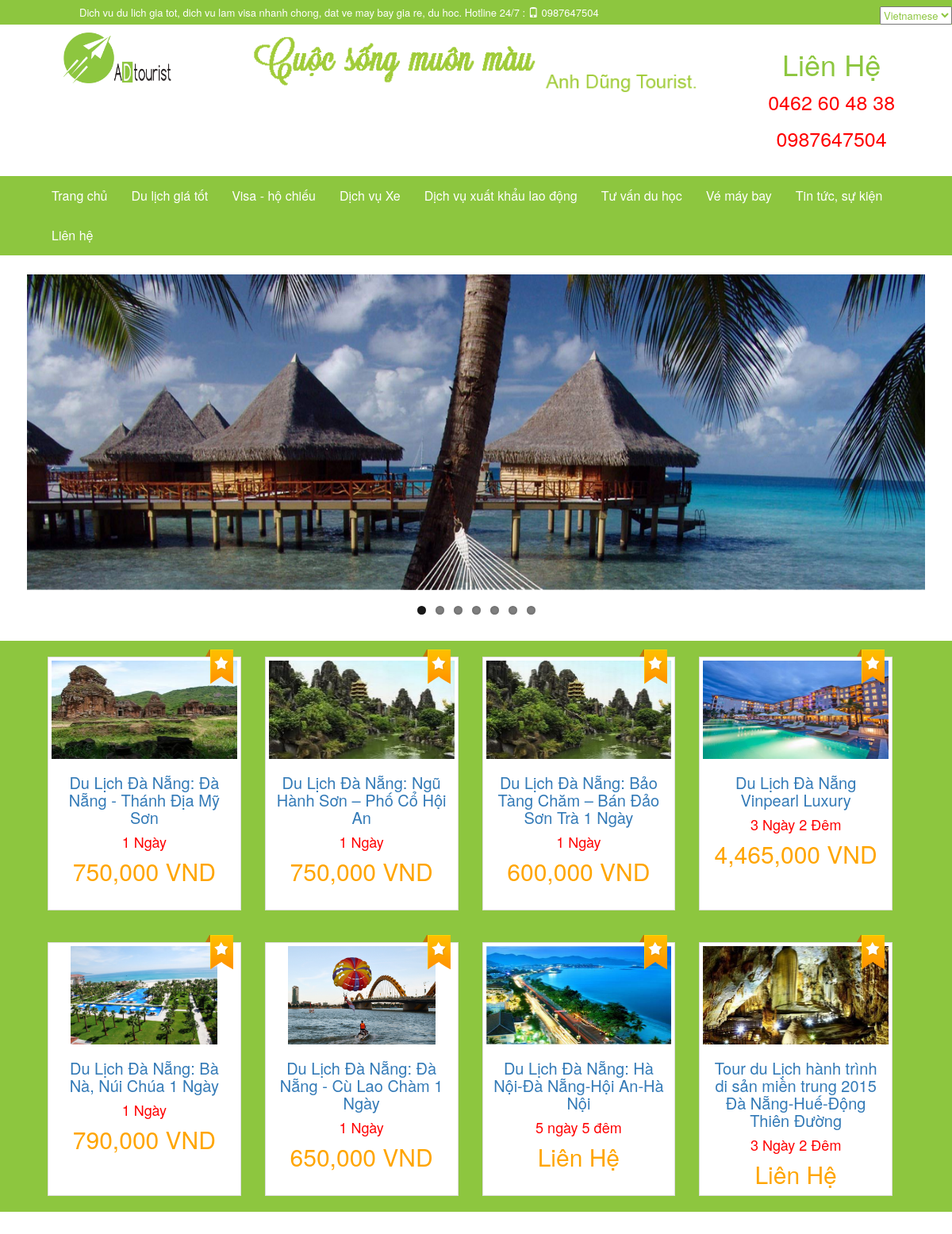
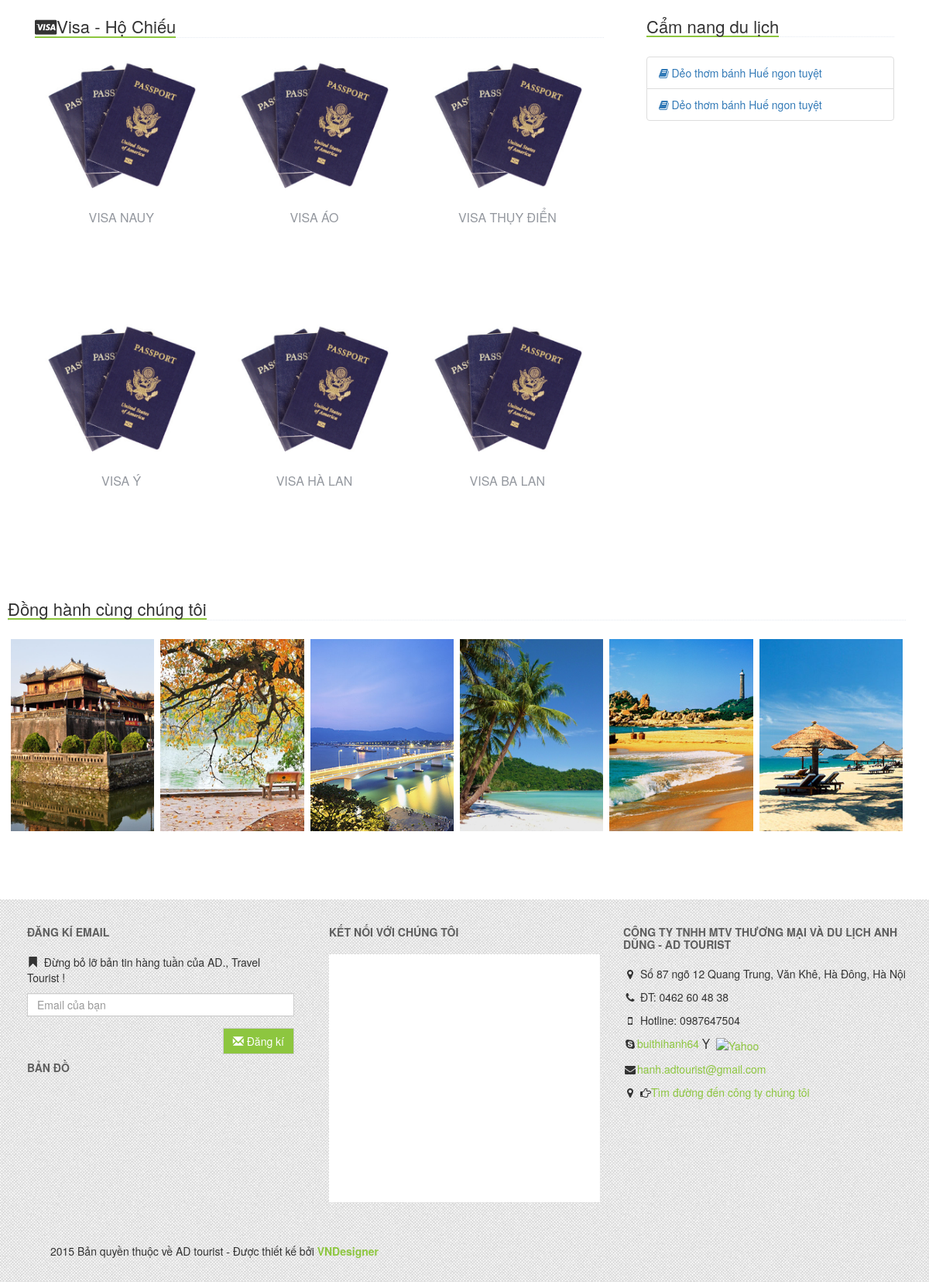
The page / on the database its author committed (2 pictures, top to bottom).
### tables this page shows
CREATE TABLE IF NOT EXISTS `tour_content` (
  `tour_content_code` int(11) NOT NULL AUTO_INCREMENT,
  `tour_region_code` int(11) NOT NULL,
  `title` varchar(255) NOT NULL,
  `time` varchar(20) NOT NULL,
  `total_cost` varchar(255) NOT NULL,
  `content` text,
  `content_cost` text,
  `description` text,
  `image` varchar(100) DEFAULT NULL,
  `update_at` datetime NOT NULL,
  `create_at` datetime NOT NULL,
  `tour_country_code` int(11) NOT NULL,
  `possition` text NOT NULL,
  `image_relate` text NOT NULL,
  PRIMARY KEY (`tour_content_code`)
);

CREATE TABLE IF NOT EXISTS `passport_visa_offers` (
  `passport_visa_offer_code` int(11) NOT NULL AUTO_INCREMENT,
  `passport_visa_code` int(11) NOT NULL,
  `title` varchar(255) NOT NULL,
  `description` text NOT NULL,
  `content` text NOT NULL,
  `image` varchar(100) NOT NULL,
  `update_at` datetime NOT NULL,
  `create_at` datetime NOT NULL,
  PRIMARY KEY (`passport_visa_offer_code`)
);

CREATE TABLE IF NOT EXISTS `news_event_content` (
  `news_event_content_code` int(11) NOT NULL AUTO_INCREMENT,
  `news_event_code` int(11) NOT NULL,
  `title` varchar(255) NOT NULL,
  `description` text NOT NULL,
  `content` text NOT NULL,
  `image` varchar(100) NOT NULL,
  `update_at` datetime NOT NULL,
  `create_at` datetime NOT NULL,
  PRIMARY KEY (`news_event_content_code`)
);

CREATE TABLE IF NOT EXISTS `partners` (
  `partner_code` int(11) NOT NULL AUTO_INCREMENT,
  `partner_image` varchar(255) NOT NULL,
  `partner_link` varchar(255) NOT NULL,
  PRIMARY KEY (`partner_code`)
);

### model/database.php (called while the page is built, shortened)
<?php
function get_all($table,$select = '*'){
	$sql = "SELECT $select FROM $table";
	$query = mysql_query($sql) or die(mysql_error());
	$data = array();
	if(mysql_num_rows($query) > 0)
	{
		while($row = mysql_fetch_assoc($query))
			$data[] = $row;
	}
	return $data;
}
function get_all_record($table, $colum, $value, $select = '*'){
	$sql = "SELECT $select FROM $table WHERE $colum = '$value'";
	$query = mysql_query($sql) or die(mysql_error());
	$data = array();
	if(mysql_num_rows($query) > 0 )
		while($row = mysql_fetch_assoc($query)){
			$data[] = $row;
		}
	return $data;
}
?>

### controllers/home/index.php (called while the page is built, shortened)
<?php
	$tour = get_all('tour_content');
	$tour = array_reverse($tour);
	$tour = get_number_from_array($tour,8);
	$visa2 = get_all_record('passport_visa_offers','passport_visa_code','2');
	$partner = get_all('partners');
	$lang = get_lang();
	$visa = get_all('passport_visa_offers');
	$visa = array_reverse($visa);
	$news_event_content = get_all('news_event_content');
	$news_event_content = array_reverse($news_event_content);
	$news_event_content = get_number_from_array($news_event_content,10);
	require_once(BASEPATH.'view/home/index.php');
 ?>

### library/function.php (called while the page is built, shortened)
<?php
function get_lang(){
	if(isset($_GET['lang']) &&  $_GET['lang'] == 'en'){
		return 'en';
	}
	else return 'vi';
}
function get_number_from_array($array, $i){
	$data = array();
	$j = 0;
	foreach ($array as $key) {
		if($j==$i)break;
		$data[] = $key;
		$j++;
	}
	return $data;
}
?>

### view/home/show_tour.php (the view)
<?php
  foreach($tour as $value):
 ?>
<div class="col-md-3 tour">
    <div class="thumbnail tour_detail">
    	<a  href='index.php?lang=<?php echo $lang ?>&amp;controller=tour&amp;action=tour_detail&amp;tour_content_code=<?php echo $value["tour_content_code"] ?>'><img class="overimg"  src=<?php echo $value['image'] ?> alt="" class="responsive-img" /></a>
            <div class="caption">
               		<h4 class="text-center tour_title">
                  		<a href='index.php?lang=<?php echo $lang ?>&amp;controller=tour&amp;action=tour_detail&amp;tour_content_code=<?php echo $value["tour_content_code"] ?>'><?php echo $value['title'] ?></a>
               		</h4>
               		<h4 class="text-center tour_time">
               			  <?php echo $value['time'] ?>
               		</h4>
               		<h4 class="text-center tour_cost">
               			  <?php echo $value['total_cost'] ?>
               		</h4>
               </div>
    </div>
</div>
<?php endforeach ?>

### view/home/show_visa_news.php
<div class="col-md-8 visas-wrap">
	<div class="row visa_title">
		<h2><i class="fa fa-cc-visa"></i><?php echo $lang =='en' ? 'Visa - Passport' : 'Visa - Hộ Chiếu' ?></h2>
	</div>
	<div class="row visa_content">
		<?php $i=0;?>
		<?php foreach ($visa as $value): $i++;?>
			<div class="col-md-4 col-sm-4 col-xs-6 visa-col">
				<div class="thumbnail visa-wrap">
					<a href="index.php?lang=<?php echo $lang ?>&amp;controller=visa&amp;action=servicevisa&amp;passport_visa_code=<?php echo $value['passport_visa_code']; ?>&amp;pass_offer=<?php echo $value['passport_visa_offer_code'] ?>"><img src=<?php echo $value['image'] ?>  class="responsive-img  img-visa overimg"></a>
					<div class="caption">
					<h3 class="text-center"><a href="index.php?lang=<?php echo $lang ?>&amp;controller=visa&amp;action=servicevisa&amp;passport_visa_code=<?php echo $value['passport_visa_code']; ?>&amp;pass_offer=<?php echo $value['passport_visa_offer_code'] ?>"><?php echo $value['title'] ?></a></h3>
				</div>
			</div>
		</div>
		<?php if($i==6) break; endforeach ?>
	</div>
</div>
<div class="col-md-4 news-wrap">
	<div class="row news_title">
		<h2><?php echo $lang =='en' ? 'Handbook tourist' : 'Cẩm nang du lịch' ?></h2>
	</div>
	<div class="row news_content" >
	<ul class="list-group">
		<?php foreach($news_event_content as $key) :?>
		<li class="list-group-item"><a href="index.php?lang=<?php echo $lang ?>&amp;controller=news&amp;action=detail_news&amp;news_event_content_code=<?php echo $key['news_event_content_code'] ?>"><i class="fa fa-book">&nbsp;</i><?php echo $key['title'] ?></a></li>
		<?php endforeach ?>
	</ul>
	</div>
</div>

### view/home/show_partner.php
<div class="col-md-12 partner_wrap">
	<div class="partner_title row">
		<h3><?php echo $lang =='en'? 'Accompanying us': 'Đồng hành cùng chúng tôi'  ?></h3>
	</div>
	<div class="partner_slide row">
		<div class="partner_slide_wrap">
			<?php foreach ($partner as $key) {
				echo '<div class="thumbnail col-md-2 col-xs-2 col-sm-2">';
					echo '<a href='.$key['partner_link'].'>'.'<img src="'.$key['partner_image'].'" class="overimg"></a>';
				echo '</div>';
			} ?>
		</div>
	</div>
</div>

### asset/css/style.css (style rules this page uses)
.row { margin-right: 0px; }
.tour_title { font-size: 20px; }
.tour_time { color: red; }
.tour_cost { color: orange; font-size: 30px; }
.thumbnail { border-radius: 0px; height: 320px; }
.tour { padding-top: 20px; }
.tour_detail > a > img, .tour_detai2 > a > img { height: 124px; }
.tour_detail::after { content: " "; background: url("../image/common/label.png") top center no-repeat; width: 35px; height: 44px; position: absolute; top: 11px; right: 25px; }
.visa_title h2 { font-size: 22px; border-bottom: 2px solid #8dc63f; display: inline-block; margin-bottom: -1px; }
.visa_title { border-bottom: 1px dotted #e4e9f0; display: block; margin-bottom: 25px; margin-left: 20px; }
.visa_content { margin-left: 7px; }
.caption h3 { font-size: 16px; color: #94989F; }
.caption h3 a { color: #94989F; }
.news_title h2 { font-size: 22px; display: inline-block; border-bottom: 2px solid #8dc63f; margin-bottom: -1px; }
.news_title { border-bottom: 1px dotted #e4e9f0; display: block; margin-bottom: 25px; margin-left: 10px; margin-right: 30px; }
.visa-wrap { border:0px; }
.visa-col { padding-left: 0px; padding-right: 0px; }
.visas-wrap { padding-left: 40px; }
.news-wrap { padding-left: 30px; }
.news_content { margin-left: 10px; margin-right: 30px; }
.partner_title { display: block; border-bottom: 1px dotted #e4e9f0; margin-bottom: 20px; }
.partner_title h3 { font-size: 22px; border-bottom: 2px solid #8dc63f; display: inline-block; margin-bottom: 0px; }
.partner_wrap { padding-left: 40px; padding-right:30px; }
.partner_slide_wrap > .thumbnail { border : 0px; }
.img-visa { width: 235px; }

### rows shown on the page
tour_content: image (picture), title "Du Lịch Đà Nẵng: Đà Nẵng - Thánh Địa Mỹ Sơn", time "1 Ngày", total_cost "750,000 VND"
tour_content: image (picture), title "Du Lịch Đà Nẵng: Ngũ Hành Sơn – Phố Cổ Hội An", time "1 Ngày", total_cost "750,000 VND"
tour_content: image (picture), title "Du Lịch Đà Nẵng: Bảo Tàng Chăm – Bán Đảo Sơn Trà 1 Ngày", time "1 Ngày", total_cost "600,000 VND"
tour_content: image (picture), title "Du Lịch Đà Nẵng Vinpearl Luxury", time "3 Ngày 2 Đêm", total_cost "4,465,000 VND"
tour_content: image (picture), title "Du Lịch Đà Nẵng: Bà Nà, Núi Chúa 1 Ngày", time "1 Ngày", total_cost "790,000 VND"
tour_content: image (picture), title "Du Lịch Đà Nẵng: Đà Nẵng - Cù Lao Chàm 1 Ngày", time "1 Ngày", total_cost "650,000 VND"
tour_content: image (picture), title "Du Lịch Đà Nẵng: Hà Nội-Đà Nẵng-Hội An-Hà Nội", time "5 ngày 5 đêm", total_cost "Liên Hệ"
tour_content: image (picture), title "Tour du Lịch hành trình di sản miền trung 2015 Đà Nẵng-Huế-Động Thiên Đường", time "3 Ngày 2 Đêm", total_cost "Liên Hệ"
passport_visa_offers: image (picture), title "VISA NAUY"
passport_visa_offers: image (picture), title "VISA ÁO"
passport_visa_offers: image (picture), title "VISA THỤY ĐIỂN"
passport_visa_offers: image (picture), title "VISA Ý"
passport_visa_offers: image (picture), title "VISA HÀ LAN"
passport_visa_offers: image (picture), title "VISA BA LAN"
news_event_content: title "Dẻo thơm bánh Huế ngon tuyệt"
news_event_content: title "Dẻo thơm bánh Huế ngon tuyệt"
partners: partner_image (picture)
partners: partner_image (picture)
partners: partner_image (picture)
partners: partner_image (picture)
partners: partner_image (picture)
partners: partner_image (picture)
